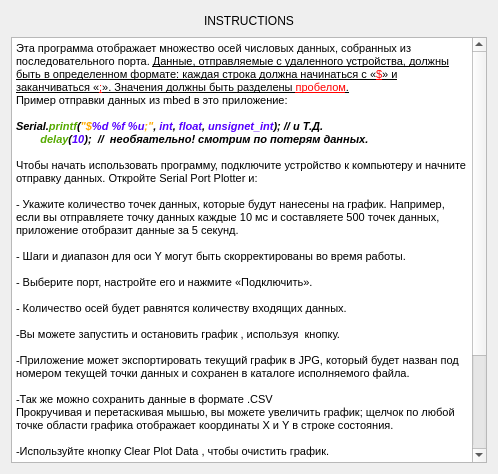
<?xml version="1.0" encoding="UTF-8"?>
<ui version="4.0">
 <class>HelpWindow</class>
 <widget class="QDialog" name="HelpWindow">
  <property name="geometry">
   <rect>
    <x>0</x>
    <y>0</y>
    <width>498</width>
    <height>474</height>
   </rect>
  </property>
  <property name="windowTitle">
   <string>Dialog</string>
  </property>
  <layout class="QGridLayout" name="gridLayout">
   <item row="0" column="0">
    <layout class="QHBoxLayout" name="horizontalLayout">
     <item>
      <spacer name="horizontalSpacer">
       <property name="orientation">
        <enum>Qt::Horizontal</enum>
       </property>
       <property name="sizeHint" stdset="0">
        <size>
         <width>40</width>
         <height>20</height>
        </size>
       </property>
      </spacer>
     </item>
     <item>
      <widget class="QLabel" name="label">
       <property name="text">
        <string>INSTRUCTIONS</string>
       </property>
      </widget>
     </item>
     <item>
      <spacer name="horizontalSpacer_2">
       <property name="orientation">
        <enum>Qt::Horizontal</enum>
       </property>
       <property name="sizeHint" stdset="0">
        <size>
         <width>40</width>
         <height>20</height>
        </size>
       </property>
      </spacer>
     </item>
    </layout>
   </item>
   <item row="1" column="0">
    <widget class="QTextEdit" name="textEdit">
     <property name="html">
      <string>&lt;!DOCTYPE HTML PUBLIC &quot;-//W3C//DTD HTML 4.0//EN&quot; &quot;http://www.w3.org/TR/REC-html40/strict.dtd&quot;&gt;
&lt;html&gt;&lt;head&gt;&lt;meta name=&quot;qrichtext&quot; content=&quot;1&quot; /&gt;&lt;style type=&quot;text/css&quot;&gt;
p, li { white-space: pre-wrap; }
&lt;/style&gt;&lt;/head&gt;&lt;body style=&quot; font-family:'MS Shell Dlg 2'; font-size:8.25pt; font-weight:400; font-style:normal;&quot;&gt;
&lt;p style=&quot; margin-top:0px; margin-bottom:0px; margin-left:0px; margin-right:0px; -qt-block-indent:0; text-indent:0px;&quot;&gt;Эта программа отображает множество осей числовых данных, собранных из последовательного порта. &lt;span style=&quot; text-decoration: underline;&quot;&gt;Данные, отправляемые с удаленного устройства, должны быть в определенном формате: каждая строка должна начинаться с «&lt;/span&gt;&lt;span style=&quot; text-decoration: underline; color:#ff0000;&quot;&gt;$&lt;/span&gt;&lt;span style=&quot; text-decoration: underline;&quot;&gt;» и заканчиваться «&lt;/span&gt;&lt;span style=&quot; text-decoration: underline; color:#ff0000;&quot;&gt;;&lt;/span&gt;&lt;span style=&quot; text-decoration: underline;&quot;&gt;». Значения должны быть разделены &lt;/span&gt;&lt;span style=&quot; text-decoration: underline; color:#ff0000;&quot;&gt;пробелом&lt;/span&gt;&lt;span style=&quot; text-decoration: underline;&quot;&gt;.&lt;/span&gt;&lt;/p&gt;
&lt;p style=&quot; margin-top:0px; margin-bottom:0px; margin-left:0px; margin-right:0px; -qt-block-indent:0; text-indent:0px;&quot;&gt;Пример отправки данных из mbed в это приложение:&lt;/p&gt;
&lt;p style=&quot;-qt-paragraph-type:empty; margin-top:0px; margin-bottom:0px; margin-left:0px; margin-right:0px; -qt-block-indent:0; text-indent:0px; font-size:8pt;&quot;&gt;&lt;br /&gt;&lt;/p&gt;
&lt;p style=&quot; margin-top:0px; margin-bottom:0px; margin-left:0px; margin-right:0px; -qt-block-indent:0; text-indent:0px;&quot;&gt;&lt;span style=&quot; font-size:8pt; font-weight:600; font-style:italic;&quot;&gt;Serial.&lt;/span&gt;&lt;span style=&quot; font-size:8pt; font-weight:600; font-style:italic; color:#55aa00;&quot;&gt;printf&lt;/span&gt;&lt;span style=&quot; font-size:8pt; font-weight:600; font-style:italic;&quot;&gt;(&lt;/span&gt;&lt;span style=&quot; font-size:8pt; font-weight:600; font-style:italic; color:#ffaa00;&quot;&gt;&amp;quot;$&lt;/span&gt;&lt;span style=&quot; font-size:8pt; font-weight:600; font-style:italic; color:#5500ff;&quot;&gt;%d %f %u&lt;/span&gt;&lt;span style=&quot; font-size:8pt; font-weight:600; font-style:italic; color:#ffaa00;&quot;&gt;;&amp;quot;&lt;/span&gt;&lt;span style=&quot; font-size:8pt; font-weight:600; font-style:italic;&quot;&gt;, &lt;/span&gt;&lt;span style=&quot; font-size:8pt; font-weight:600; font-style:italic; color:#5500ff;&quot;&gt;int&lt;/span&gt;&lt;span style=&quot; font-size:8pt; font-weight:600; font-style:italic;&quot;&gt;, &lt;/span&gt;&lt;span style=&quot; font-size:8pt; font-weight:600; font-style:italic; color:#5500ff;&quot;&gt;float&lt;/span&gt;&lt;span style=&quot; font-size:8pt; font-weight:600; font-style:italic;&quot;&gt;, &lt;/span&gt;&lt;span style=&quot; font-size:8pt; font-weight:600; font-style:italic; color:#5500ff;&quot;&gt;unsignet_int&lt;/span&gt;&lt;span style=&quot; font-size:8pt; font-weight:600; font-style:italic;&quot;&gt;); // и Т.Д. &lt;/span&gt;&lt;/p&gt;
&lt;p style=&quot; margin-top:0px; margin-bottom:0px; margin-left:0px; margin-right:0px; -qt-block-indent:0; text-indent:0px;&quot;&gt;&lt;span style=&quot; font-size:8pt; font-weight:600; font-style:italic;&quot;&gt;        &lt;/span&gt;&lt;span style=&quot; font-size:8pt; font-weight:600; font-style:italic; color:#55aa00;&quot;&gt;delay&lt;/span&gt;&lt;span style=&quot; font-size:8pt; font-weight:600; font-style:italic;&quot;&gt;(&lt;/span&gt;&lt;span style=&quot; font-size:8pt; font-weight:600; font-style:italic; color:#5500ff;&quot;&gt;10&lt;/span&gt;&lt;span style=&quot; font-size:8pt; font-weight:600; font-style:italic;&quot;&gt;);  //  необяательно! смотрим по потерям данных. &lt;/span&gt;&lt;/p&gt;
&lt;p style=&quot;-qt-paragraph-type:empty; margin-top:0px; margin-bottom:0px; margin-left:0px; margin-right:0px; -qt-block-indent:0; text-indent:0px; font-size:8pt; font-weight:600; font-style:italic;&quot;&gt;&lt;br /&gt;&lt;/p&gt;
&lt;p style=&quot; margin-top:0px; margin-bottom:0px; margin-left:0px; margin-right:0px; -qt-block-indent:0; text-indent:0px;&quot;&gt;&lt;span style=&quot; font-size:8pt;&quot;&gt;Чтобы начать использовать программу, подключите устройство к компьютеру и начните отправку данных. Откройте Serial Port Plotter и:&lt;/span&gt;&lt;/p&gt;
&lt;p style=&quot;-qt-paragraph-type:empty; margin-top:0px; margin-bottom:0px; margin-left:0px; margin-right:0px; -qt-block-indent:0; text-indent:0px; font-size:8pt;&quot;&gt;&lt;br /&gt;&lt;/p&gt;
&lt;p style=&quot; margin-top:0px; margin-bottom:0px; margin-left:0px; margin-right:0px; -qt-block-indent:0; text-indent:0px;&quot;&gt;&lt;span style=&quot; font-size:8pt;&quot;&gt;- Укажите количество точек данных, которые будут нанесены на график. Например, если вы отправляете точку данных каждые 10 мс и составляете 500 точек данных, приложение отобразит данные за 5 секунд.&lt;/span&gt;&lt;/p&gt;
&lt;p style=&quot;-qt-paragraph-type:empty; margin-top:0px; margin-bottom:0px; margin-left:0px; margin-right:0px; -qt-block-indent:0; text-indent:0px; font-size:8pt;&quot;&gt;&lt;br /&gt;&lt;/p&gt;
&lt;p style=&quot; margin-top:0px; margin-bottom:0px; margin-left:0px; margin-right:0px; -qt-block-indent:0; text-indent:0px;&quot;&gt;&lt;span style=&quot; font-size:8pt;&quot;&gt;- Шаги и диапазон для оси Y могут быть скорректированы во время работы.&lt;/span&gt;&lt;/p&gt;
&lt;p style=&quot;-qt-paragraph-type:empty; margin-top:0px; margin-bottom:0px; margin-left:0px; margin-right:0px; -qt-block-indent:0; text-indent:0px; font-size:8pt;&quot;&gt;&lt;br /&gt;&lt;/p&gt;
&lt;p style=&quot; margin-top:0px; margin-bottom:0px; margin-left:0px; margin-right:0px; -qt-block-indent:0; text-indent:0px;&quot;&gt;&lt;span style=&quot; font-size:8pt;&quot;&gt;- Выберите порт, настройте его и нажмите «Подключить».&lt;/span&gt;&lt;/p&gt;
&lt;p style=&quot;-qt-paragraph-type:empty; margin-top:0px; margin-bottom:0px; margin-left:0px; margin-right:0px; -qt-block-indent:0; text-indent:0px; font-size:8pt;&quot;&gt;&lt;br /&gt;&lt;/p&gt;
&lt;p style=&quot; margin-top:0px; margin-bottom:0px; margin-left:0px; margin-right:0px; -qt-block-indent:0; text-indent:0px;&quot;&gt;&lt;span style=&quot; font-size:8pt;&quot;&gt;- Количество осей будет равнятся количеству входящих данных.&lt;/span&gt;&lt;/p&gt;
&lt;p style=&quot;-qt-paragraph-type:empty; margin-top:0px; margin-bottom:0px; margin-left:0px; margin-right:0px; -qt-block-indent:0; text-indent:0px; font-size:8pt;&quot;&gt;&lt;br /&gt;&lt;/p&gt;
&lt;p style=&quot; margin-top:0px; margin-bottom:0px; margin-left:0px; margin-right:0px; -qt-block-indent:0; text-indent:0px;&quot;&gt;-Вы можете запустить и остановить график , используя  кнопку.&lt;/p&gt;
&lt;p style=&quot;-qt-paragraph-type:empty; margin-top:0px; margin-bottom:0px; margin-left:0px; margin-right:0px; -qt-block-indent:0; text-indent:0px;&quot;&gt;&lt;br /&gt;&lt;/p&gt;
&lt;p style=&quot; margin-top:0px; margin-bottom:0px; margin-left:0px; margin-right:0px; -qt-block-indent:0; text-indent:0px;&quot;&gt;-Приложение может экспортировать текущий график в JPG, который будет назван под номером текущей точки данных и сохранен в каталоге исполняемого файла.&lt;/p&gt;
&lt;p style=&quot;-qt-paragraph-type:empty; margin-top:0px; margin-bottom:0px; margin-left:0px; margin-right:0px; -qt-block-indent:0; text-indent:0px;&quot;&gt;&lt;br /&gt;&lt;/p&gt;
&lt;p style=&quot; margin-top:0px; margin-bottom:0px; margin-left:0px; margin-right:0px; -qt-block-indent:0; text-indent:0px;&quot;&gt;-Так же можно сохранить данные в формате .CSV&lt;/p&gt;
&lt;p style=&quot; margin-top:0px; margin-bottom:0px; margin-left:0px; margin-right:0px; -qt-block-indent:0; text-indent:0px;&quot;&gt;Прокручивая и перетаскивая мышью, вы можете увеличить график; щелчок по любой точке области графика отображает координаты X и Y в строке состояния.&lt;/p&gt;
&lt;p style=&quot;-qt-paragraph-type:empty; margin-top:0px; margin-bottom:0px; margin-left:0px; margin-right:0px; -qt-block-indent:0; text-indent:0px;&quot;&gt;&lt;br /&gt;&lt;/p&gt;
&lt;p style=&quot; margin-top:0px; margin-bottom:0px; margin-left:0px; margin-right:0px; -qt-block-indent:0; text-indent:0px;&quot;&gt;-Используйте кнопку Clear Plot Data , чтобы очистить график.&lt;/p&gt;
&lt;p style=&quot;-qt-paragraph-type:empty; margin-top:0px; margin-bottom:0px; margin-left:0px; margin-right:0px; -qt-block-indent:0; text-indent:0px;&quot;&gt;&lt;br /&gt;&lt;/p&gt;
&lt;p style=&quot; margin-top:0px; margin-bottom:0px; margin-left:0px; margin-right:0px; -qt-block-indent:0; text-indent:0px;&quot;&gt;-С помощью кнопки Send Data вы можете отправлять данные введенные в поле справа от нее на ваше устройство (отправка так же происходит по нажатию ENTER).&lt;/p&gt;
&lt;p style=&quot;-qt-paragraph-type:empty; margin-top:0px; margin-bottom:0px; margin-left:0px; margin-right:0px; -qt-block-indent:0; text-indent:0px; font-size:8pt;&quot;&gt;&lt;br /&gt;&lt;/p&gt;
&lt;p style=&quot;-qt-paragraph-type:empty; margin-top:0px; margin-bottom:0px; margin-left:0px; margin-right:0px; -qt-block-indent:0; text-indent:0px;&quot;&gt;&lt;br /&gt;&lt;/p&gt;
&lt;p style=&quot; margin-top:0px; margin-bottom:0px; margin-left:0px; margin-right:0px; -qt-block-indent:0; text-indent:0px;&quot;&gt;&lt;span style=&quot; font-size:8pt;&quot;&gt;The application is created using Qt and QCustomPlot and compiled with MinGW 4.8.2 32 bit&lt;/span&gt;&lt;/p&gt;
&lt;p style=&quot;-qt-paragraph-type:empty; margin-top:0px; margin-bottom:0px; margin-left:0px; margin-right:0px; -qt-block-indent:0; text-indent:0px; font-size:8pt;&quot;&gt;&lt;br /&gt;&lt;/p&gt;
&lt;p style=&quot; margin-top:0px; margin-bottom:0px; margin-left:0px; margin-right:0px; -qt-block-indent:0; text-indent:0px;&quot;&gt;&lt;span style=&quot; font-size:8pt;&quot;&gt;Licence: GPL&lt;/span&gt;&lt;/p&gt;
&lt;p style=&quot; margin-top:0px; margin-bottom:0px; margin-left:0px; margin-right:0px; -qt-block-indent:0; text-indent:0px;&quot;&gt;&lt;span style=&quot; font-size:8pt;&quot;&gt;Author: Borislav&lt;/span&gt;&lt;/p&gt;
&lt;p style=&quot; margin-top:0px; margin-bottom:0px; margin-left:0px; margin-right:0px; -qt-block-indent:0; text-indent:0px;&quot;&gt;&lt;span style=&quot; font-size:8pt;&quot;&gt;Modified by: Raddd&lt;/span&gt;&lt;/p&gt;&lt;/body&gt;&lt;/html&gt;</string>
     </property>
    </widget>
   </item>
  </layout>
 </widget>
 <resources/>
 <connections/>
</ui>
